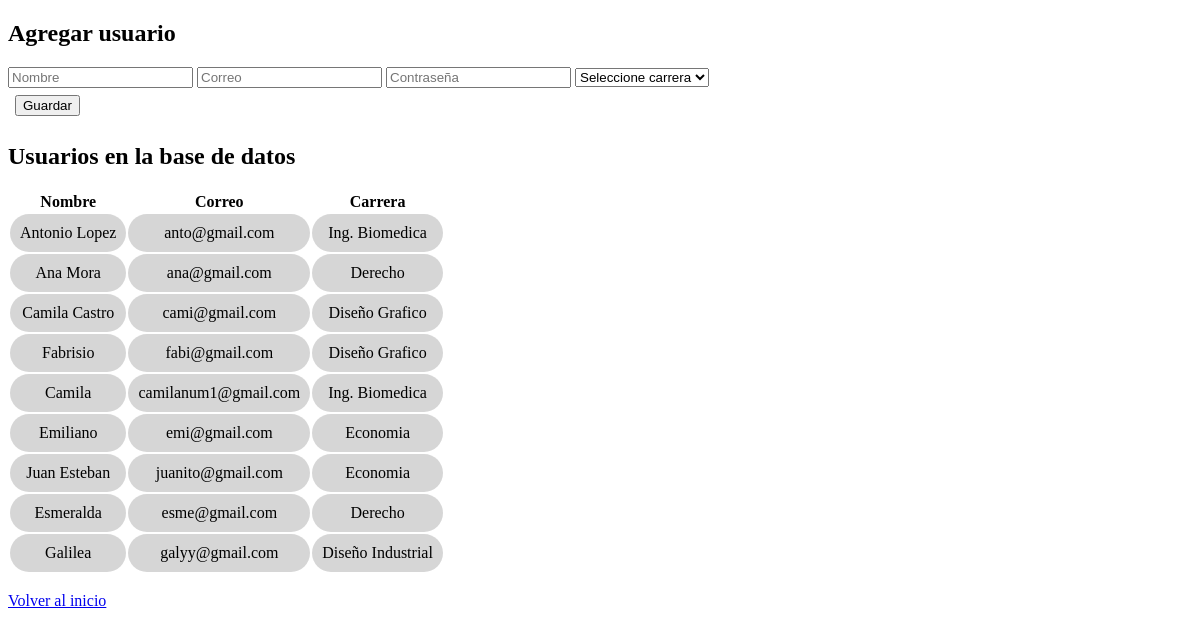
/PHP/usuarios.php, run on the app's committed database.
### tables this page shows
CREATE TABLE `usuarios` (
  `ID` int(11) NOT NULL,
  `Nombre` varchar(30) NOT NULL,
  `Correo` varchar(30) NOT NULL,
  `Contraseña` varchar(255) NOT NULL,
  `carrera_id` int(11) DEFAULT NULL
);

CREATE TABLE `carreras` (
  `ID` int(11) NOT NULL,
  `Nombre` varchar(30) NOT NULL
);

### PHP/usuarios.php (the view, shortened to what this page needs)
<?php
include("../PHP/conexion.php");
$usuarios = $conexion->query("SELECT u.Nombre, u.Correo, c.Nombre AS Carrera
                              FROM usuarios u
                              LEFT JOIN carreras c ON u.carrera_id = c.ID");
?>
<!DOCTYPE html>
<html lang="es">
<head>
  <link rel="stylesheet" href="../CSS/estiloTablas.css">
</head>
<body>
  <h2>Agregar usuario</h2>
  <form method="POST">
    <input type="text" name="nombre" placeholder="Nombre" required>
    <input type="email" name="correo" placeholder="Correo" required>
    <input type="password" name="contraseña" placeholder="Contraseña" required>
    <select name="carrera_id" required>
      <option value="">Seleccione carrera</option>
    </select> <br>
    <button type="submit">Guardar</button>
  </form>
  <h2>Usuarios en la base de datos</h2>
  <table border="0">
    <tr><th>Nombre</th><th>Correo</th><th>Carrera</th></tr>
    <?php while ($fila = $usuarios->fetch_assoc()) { ?>
      <tr>
        <td><?= $fila["Nombre"] ?></td>
        <td><?= $fila["Correo"] ?></td>
        <td><?= $fila["Carrera"] ?></td>
      </tr>
    <?php } ?>
  </table>
  <br><a href="../index.html">Volver al inicio</a>
</body>
</html>

### CSS/estiloTablas.css (style rules this page uses)
table tr td { padding: 10px; background-color: rgba(161, 161, 161, 0.441); border-radius: 25px; text-align: center; }
button { margin: 7px; }

### data on the page
usuarios: Nombre "Antonio Lopez", Correo "anto@gmail.com", carrera.Nombre "Ing. Biomedica"
usuarios: Nombre "Ana Mora", Correo "ana@gmail.com", carrera.Nombre "Derecho"
usuarios: Nombre "Camila Castro", Correo "cami@gmail.com", carrera.Nombre "Diseño Grafico"
usuarios: Nombre "Fabrisio", Correo "fabi@gmail.com", carrera.Nombre "Diseño Grafico"
usuarios: Nombre "Camila", Correo "camilanum1@gmail.com", carrera.Nombre "Ing. Biomedica"
usuarios: Nombre "Emiliano", Correo "emi@gmail.com", carrera.Nombre "Economia"
usuarios: Nombre "Juan Esteban", Correo "juanito@gmail.com", carrera.Nombre "Economia"
usuarios: Nombre "Esmeralda", Correo "esme@gmail.com", carrera.Nombre "Derecho"
usuarios: Nombre "Galilea", Correo "galyy@gmail.com", carrera.Nombre "Diseño Industrial"
